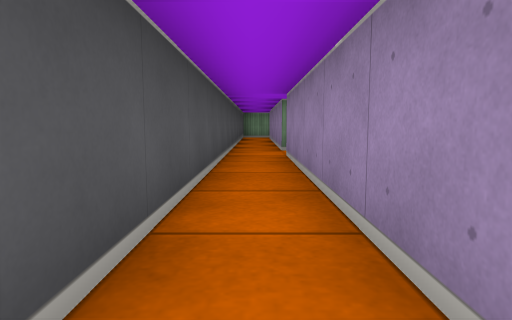
[1] (above)

24 first-person views from a walk through a cub3D ray-caster map. The camera is about half as high as the walls, tilts 6° down and sees 75° across. The floor is counted in squares. Each view is taken from the middle of a square. On the plan, view 1 faces up. The plan holds only what a view shows up to about 9 squares ahead; the rest is blank.

[2]
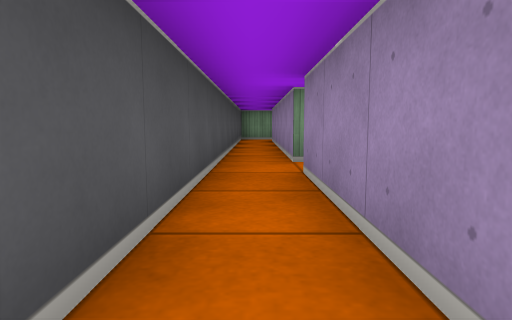

[3]
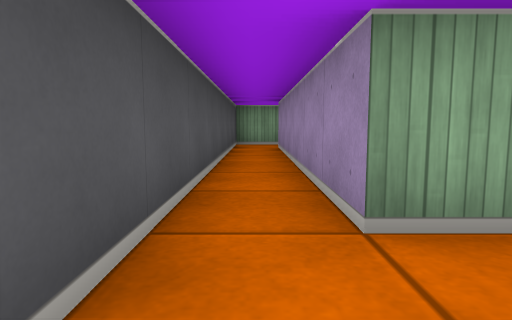

[4]
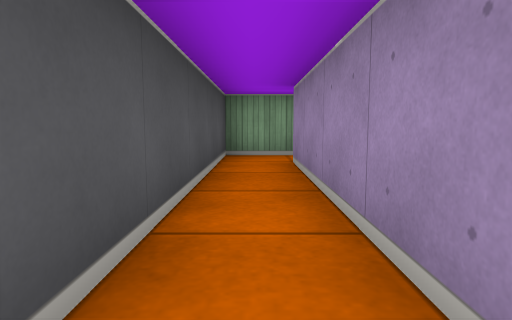

[5]
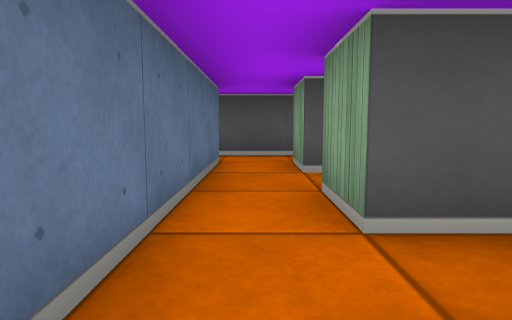

[6]
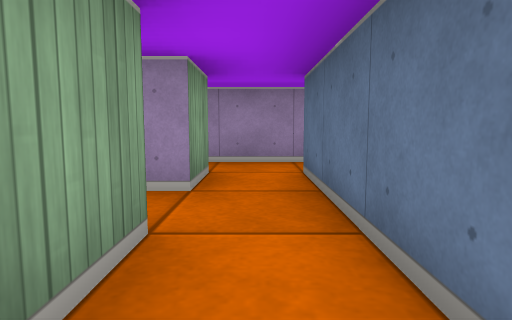

[7]
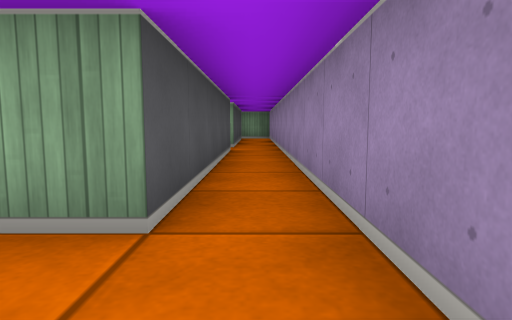

[8]
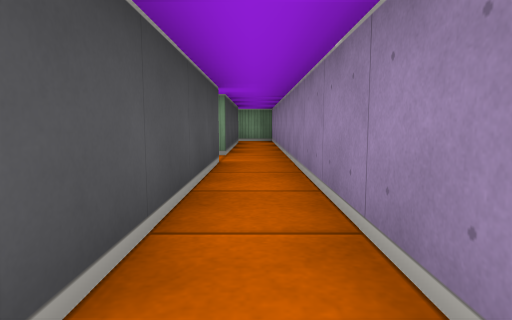

[9]
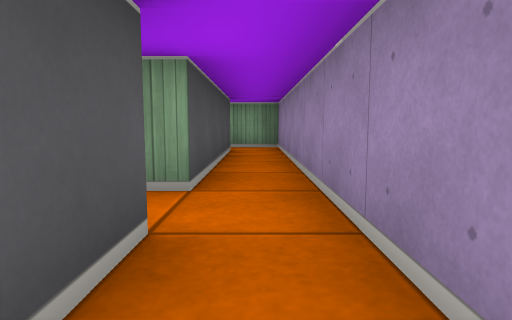

[10]
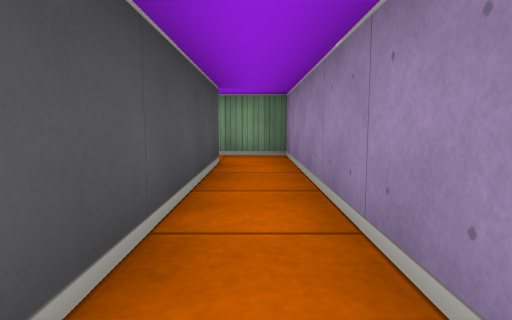

[11]
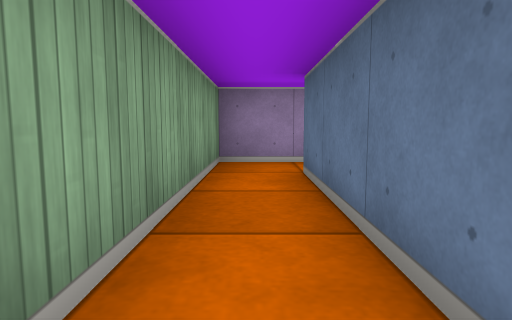

[12]
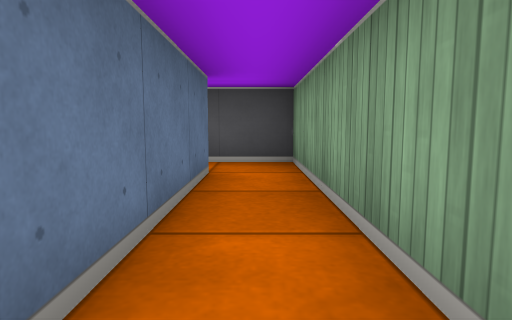

[13]
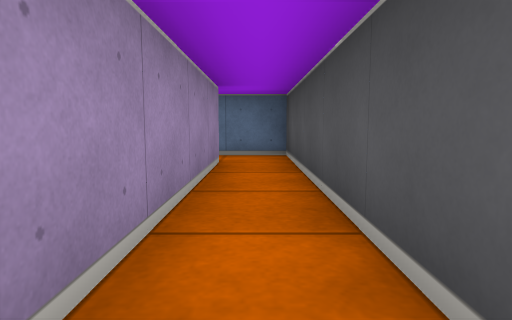

[14]
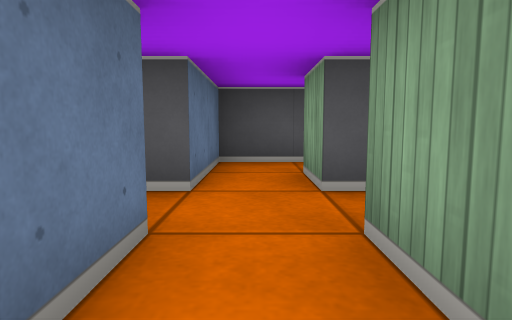

[15]
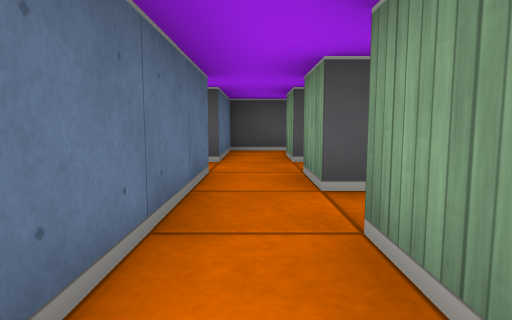

[16]
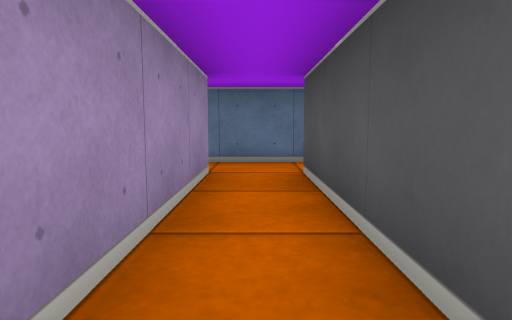

[17]
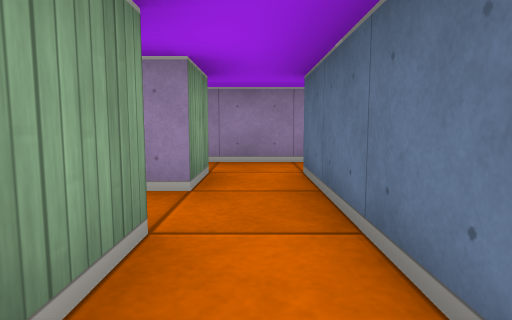

[18]
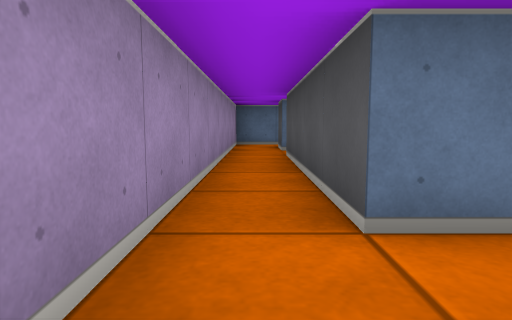

[19]
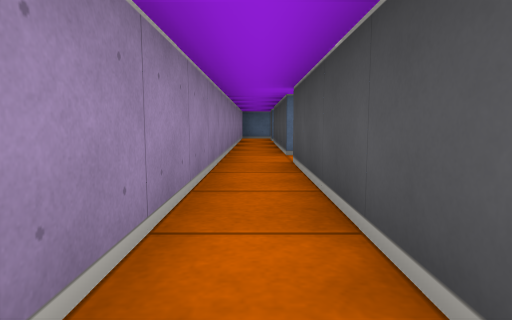

[20]
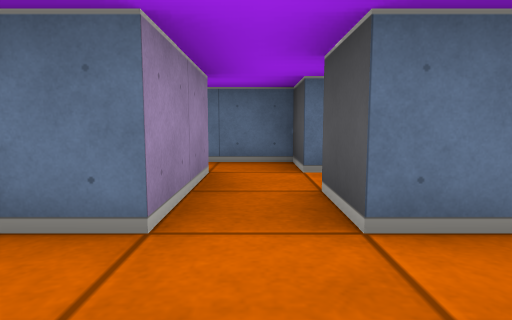

[21]
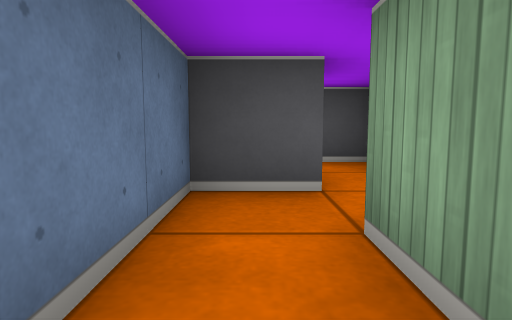

[22]
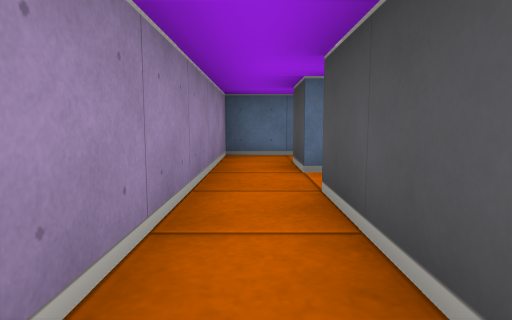

[23]
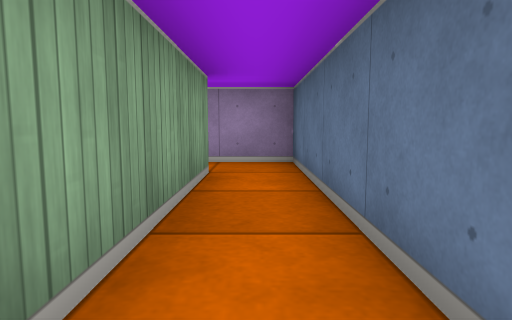

[24]
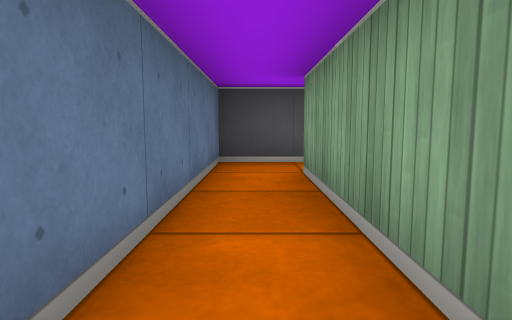

### Floor plan
Points are (right, up) in squares from view 1. A wall is a line through its corners. A room is listed if a view was taken in it or the views show most of it. See-through windows are left out.
Room 1 (views 1, 2, 3, 4, 13)
walls: (0.5, 6.5) (0.5, 12.5); (0.5, 0.5) (0.5, 5.5); (0.6, 13.5) (-0.5, 13.5) (-0.5, -0.5) (0.5, -0.5)
ways out: opening at (1, 6) to room 3; opening at (1, 0) to room 5; opening at (1, 13)
Room 2 (views 5, 7, 8, 9, 10, 11, 12, 15, 18, 19, 22)
walls: (4.5, 5.5) (5.5, 5.5); (5.5, 4.5) (5.5, 0.5) (4.5, 0.5); (5.5, 11.5) (5.5, 6.5) (4.5, 6.5); (4.5, -0.5) (5.5, -0.5) (5.5, -4.5); (2.5, 16.5) (5.5, 16.5) (5.5, 12.5) (5.1, 12.5); (6.5, -4.5) (6.5, 17.5) (1.5, 17.5) (1.5, 16.2)
ways out: opening at (5, 0) to room 4; opening at (2, 16); opening at (5, 6); opening at (5, 12); opening at (6, -4)
Room 3 (view 6)
walls: (1.5, 6.5) (0.5, 6.5); (0.5, 5.5) (2.5, 5.5)
ways out: opening at (1, 6) to room 1; opening at (3, 6)
Room 4 (views 14, 16)
walls: (3.5, 3.5) (3.5, 0.5) (2.5, 0.5); (4.5, 0.5) (4.5, 3.5); (2.5, -0.5) (4.5, -0.5)
ways out: opening at (5, 0) to room 2; opening at (3, 0) to room 5
Room 5 (views 17, 20)
walls: (1.5, 0.5) (0.5, 0.5); (0.5, -0.5) (1.5, -0.5) (1.5, -1.5); (2.5, -1.5) (2.5, -0.5)
ways out: opening at (1, 0) to room 1; opening at (3, 0) to room 4; opening at (2, -1) to room 6
Room 6 (view 21)
walls: (3.5, -2.5) (2.5, -2.5) (2.5, -1.5); (1.5, -2.4) (1.5, -3.5) (3.5, -3.5)
ways out: opening at (2, -1) to room 5; opening at (1, -2)
Room 7 (views 23, 24)
walls: (5.5, -5.5) (5.5, -6.5) (2.5, -6.5); (1.5, -6.2) (1.5, -7.5) (6.5, -7.5) (6.5, -5.5)
ways out: opening at (2, -6); opening at (6, -6)

Where each view was taken, in squares from view 1:
view 1: 0 up, 0 right, facing up
view 2: 2 up, 0 right, facing up
view 3: 5 up, 0 right, facing up
view 4: 8 up, 0 right, facing up
view 5: 6 up, 5 right, facing left
view 6: 6 up, 2 right, facing right
view 7: 5 up, 6 right, facing up
view 8: 7 up, 6 right, facing up
view 9: 10 up, 6 right, facing up
view 10: 12 up, 6 right, facing up
view 11: 17 up, 2 right, facing right
view 12: 17 up, 6 right, facing left
view 13: 5 up, 0 right, facing down
view 14: 0 up, 4 right, facing left
view 15: 0 up, 6 right, facing left
view 16: 4 up, 4 right, facing down
view 17: 0 up, 2 right, facing right
view 18: 1 up, 6 right, facing down
view 19: 5 up, 6 right, facing down
view 20: 1 up, 2 right, facing down
view 21: 3 down, 4 right, facing left
view 22: 2 down, 6 right, facing down
view 23: 7 down, 2 right, facing right
view 24: 7 down, 6 right, facing left
